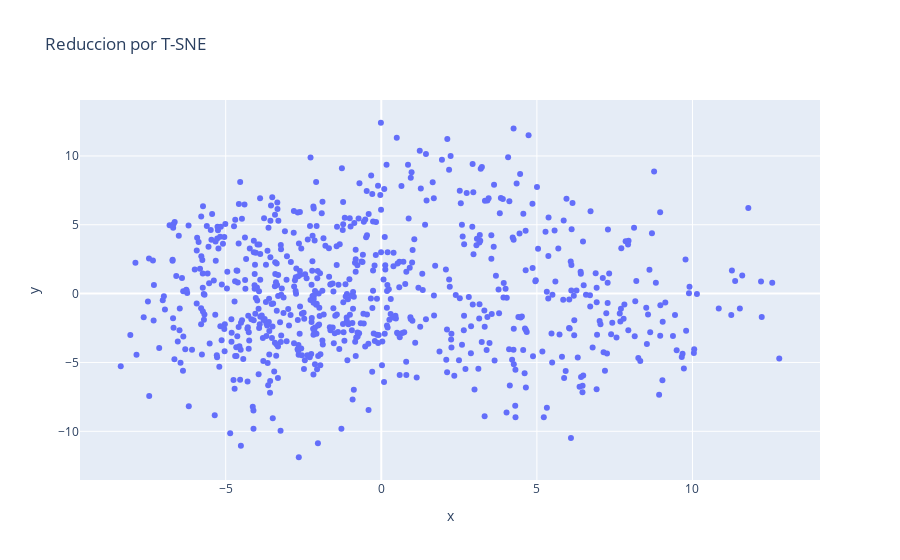

Source (notebook cell):
### Code cell
fig = px.scatter(df, x, y, hover_name='Name', title='Reduccion por T-SNE')

fig.show()

### Figure 1 — Plotly figure (JSON) as saved in the notebook; plotly's stock layout.template omitted (floating-point values rounded to 4 significant figures; data arrays with more than 128 entries replaced by an {"elided": "..."} marker saying what was removed)
{"data": [{"hovertemplate": "<b>%{hovertext}</b><br><br>x=%{x}<br>y=%{y}<extra></extra>", "hovertext": {"elided": "724 str values"}, "legendgroup": "", "marker": {"color": "#636efa", "symbol": "circle"}, "mode": "markers", "name": "", "orientation": "v", "showlegend": false, "type": "scatter", "x": {"elided": "724 float values"}, "xaxis": "x", "y": {"elided": "724 float values"}, "yaxis": "y"}], "layout": {"legend": {"tracegroupgap": 0}, "title": {"text": "Reduccion por T-SNE"}, "xaxis": {"anchor": "y", "domain": [0, 1], "title": {"text": "x"}}, "yaxis": {"anchor": "x", "domain": [0, 1], "title": {"text": "y"}}}}
